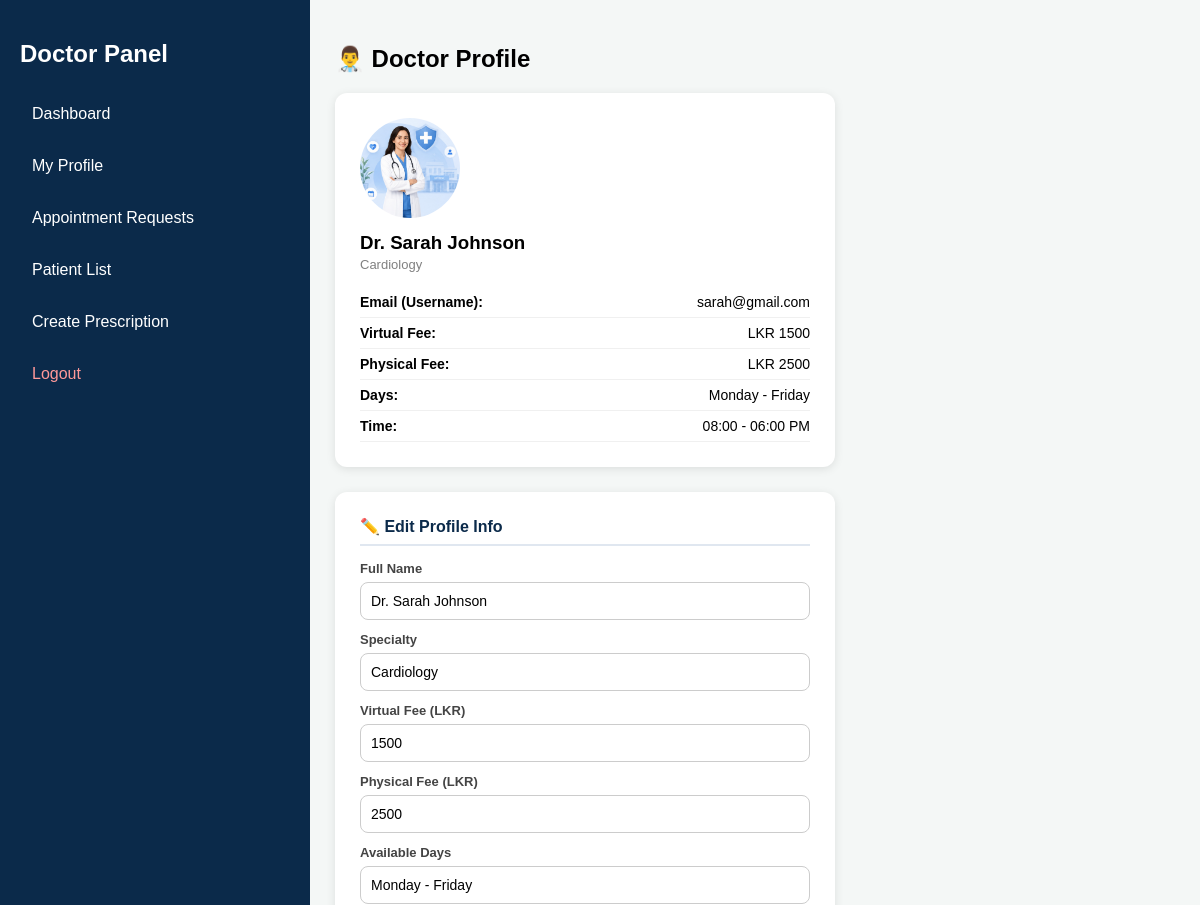
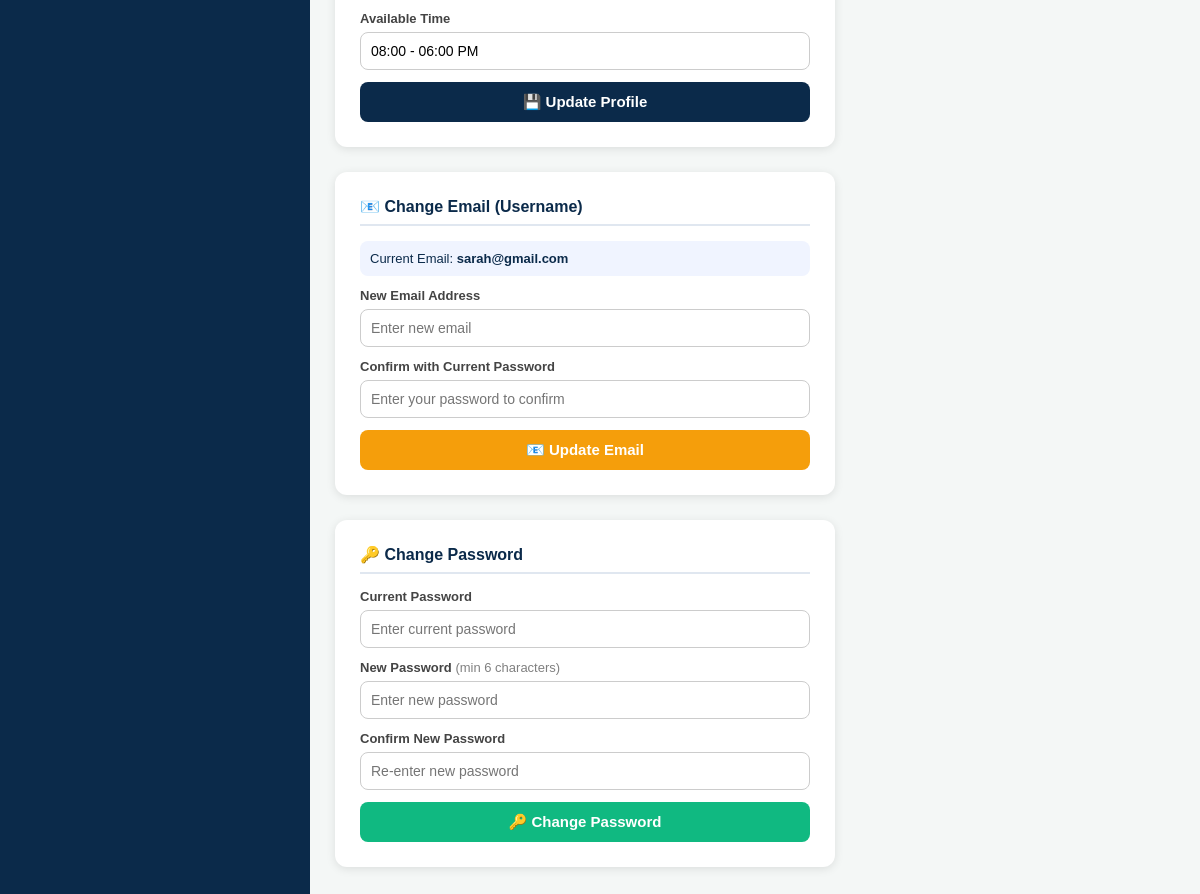
Screenshot of /doctor/profile.php (signed in) with the database file from the repository (2 pictures, top to bottom).
### tables this page shows
CREATE TABLE IF NOT EXISTS doctors (
    id INT AUTO_INCREMENT PRIMARY KEY,
    doctor_id VARCHAR(10) UNIQUE NOT NULL,     
    full_name VARCHAR(100) NOT NULL,
    email VARCHAR(100) UNIQUE NOT NULL,
    password VARCHAR(255) NOT NULL,
    specialty VARCHAR(100) DEFAULT 'General',
    virtual_fee INT DEFAULT 1500,
    physical_fee INT DEFAULT 2500,
    available_days VARCHAR(100) DEFAULT 'Monday - Friday',
    available_time VARCHAR(100) DEFAULT '08:00 - 06:00 PM',
    profile_image VARCHAR(255) DEFAULT 'drprofile.jpeg',
    created_at TIMESTAMP DEFAULT CURRENT_TIMESTAMP
);

### doctor/profile.php (the view, shortened to what this page needs)
<?php
require_once '../includes/doctor_auth.php';
require_once '../includes/db.php';
$stmt = $conn->prepare("SELECT * FROM doctors WHERE doctor_id = ?");
$stmt->bind_param("s", $doctor_id);
$stmt->execute();
$doctor = $stmt->get_result()->fetch_assoc();
?>
<!DOCTYPE html>
<html>
<head>
</head>
<body>
<div class="container">
<div class="main">
<h2>👨‍⚕️ Doctor Profile</h2>
<?php if ($doctor): ?>
<div class="card">
    <img src="drprofile.jpeg" alt="Doctor">
    <h3 style="margin:10px 0 3px;"><?= htmlspecialchars($doctor['full_name']) ?></h3>
    <p style="color:gray;margin:0 0 15px;font-size:13px;"><?= htmlspecialchars($doctor['specialty']) ?></p>
    <div class="view-row"><span><b>Email (Username):</b></span><span><?= htmlspecialchars($doctor['email']) ?></span></div>
    <div class="view-row"><span><b>Virtual Fee:</b></span><span>LKR <?= $doctor['virtual_fee'] ?></span></div>
    <div class="view-row"><span><b>Physical Fee:</b></span><span>LKR <?= $doctor['physical_fee'] ?></span></div>
    <div class="view-row"><span><b>Days:</b></span><span><?= htmlspecialchars($doctor['available_days']) ?></span></div>
    <div class="view-row"><span><b>Time:</b></span><span><?= htmlspecialchars($doctor['available_time']) ?></span></div>
</div>
<div class="card">
    <p class="section-title">✏️ Edit Profile Info</p>
    <form method="POST">
        <label>Full Name</label>
        <input type="text" name="full_name" value="<?= htmlspecialchars($doctor['full_name']) ?>" required>
        <label>Specialty</label>
        <input type="text" name="specialty" value="<?= htmlspecialchars($doctor['specialty']) ?>" required>
        <label>Virtual Fee (LKR)</label>
        <input type="number" name="virtual_fee" value="<?= $doctor['virtual_fee'] ?>" required>
        <label>Physical Fee (LKR)</label>
        <input type="number" name="physical_fee" value="<?= $doctor['physical_fee'] ?>" required>
        <label>Available Days</label>
        <input type="text" name="available_days" value="<?= htmlspecialchars($doctor['available_days']) ?>" placeholder="Monday - Friday">
        <label>Available Time</label>
        <input type="text" name="available_time" value="<?= htmlspecialchars($doctor['available_time']) ?>" placeholder="08:00 AM - 06:00 PM">
        <button type="submit" name="update_profile" class="btn btn-blue">💾 Update Profile</button>
    </form>
</div>
<div class="card">
    <p class="section-title">📧 Change Email (Username)</p>
    <div class="current-email">Current Email: <b><?= htmlspecialchars($doctor['email']) ?></b></div>
    <form method="POST">
        <label>New Email Address</label>
        <input type="email" name="new_email" placeholder="Enter new email" required>
        <label>Confirm with Current Password</label>
        <input type="password" name="email_confirm_password" placeholder="Enter your password to confirm" required>
        <button type="submit" name="change_email" class="btn btn-orange">📧 Update Email</button>
    </form>
</div>
<div class="card">
    <p class="section-title">🔑 Change Password</p>
    <form method="POST">
        <label>Current Password</label>
        <input type="password" name="current_password" placeholder="Enter current password" required>
        <label>New Password <span style="color:gray;font-weight:normal;">(min 6 characters)</span></label>
        <input type="password" name="new_password" placeholder="Enter new password" required>
        <label>Confirm New Password</label>
        <input type="password" name="confirm_password" placeholder="Re-enter new password" required>
        <button type="submit" name="change_password" class="btn btn-green">🔑 Change Password</button>
    </form>
</div>
<?php endif; ?>
</div>
</div>
</body>
</html>

### doctor/profile.php (style rules this page uses)
body { margin:0; font-family:Arial; background:#f4f7f6; }
.container { display:flex; min-height:100vh; }
.main { flex:1; padding:25px; }
.card { width:450px; background:white; padding:25px; border-radius:12px; box-shadow:0 2px 10px rgba(0,0,0,0.1); margin-bottom:25px; }
.card img { width:100px; height:100px; border-radius:50%; object-fit:cover; }
input { width:100%; padding:10px; margin:6px 0 12px; border-radius:8px; border:1px solid #ccc; box-sizing:border-box; font-size:14px; }
label { font-size:13px; font-weight:bold; color:#444; display:block; }
.btn { padding:11px; width:100%; color:white; border:none; border-radius:8px; cursor:pointer; font-size:15px; font-weight:bold; }
.btn-blue { background:#0b2a4a; }
.btn-orange { background:#f59e0b; }
.btn-green { background:#10b981; }
.view-row { display:flex; justify-content:space-between; padding:7px 0; border-bottom:1px solid #f0f0f0; font-size:14px; }
.section-title { font-size:16px; font-weight:bold; color:#0b2a4a; margin:0 0 15px; padding-bottom:8px; border-bottom:2px solid #e0e7f0; }
.current-email { background:#f0f4ff; padding:10px; border-radius:8px; margin-bottom:12px; font-size:13px; color:#0b2a4a; }

### rows the page displays
doctors: full_name "Dr. Sarah Johnson", specialty "Cardiology", email "sarah@gmail.com", virtual_fee "1500", physical_fee "2500", available_days "Monday - Friday", available_time "08:00 - 06:00 PM"
